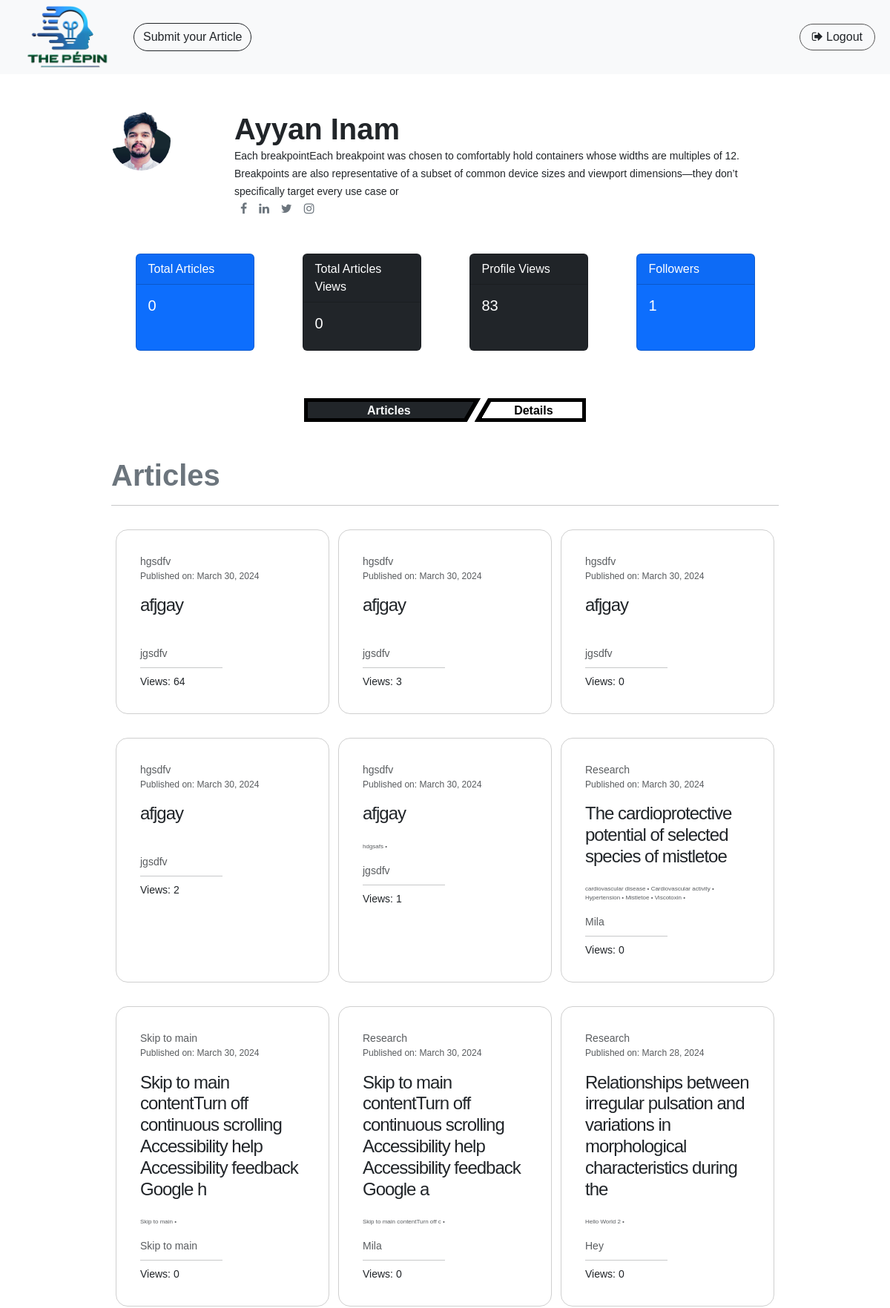
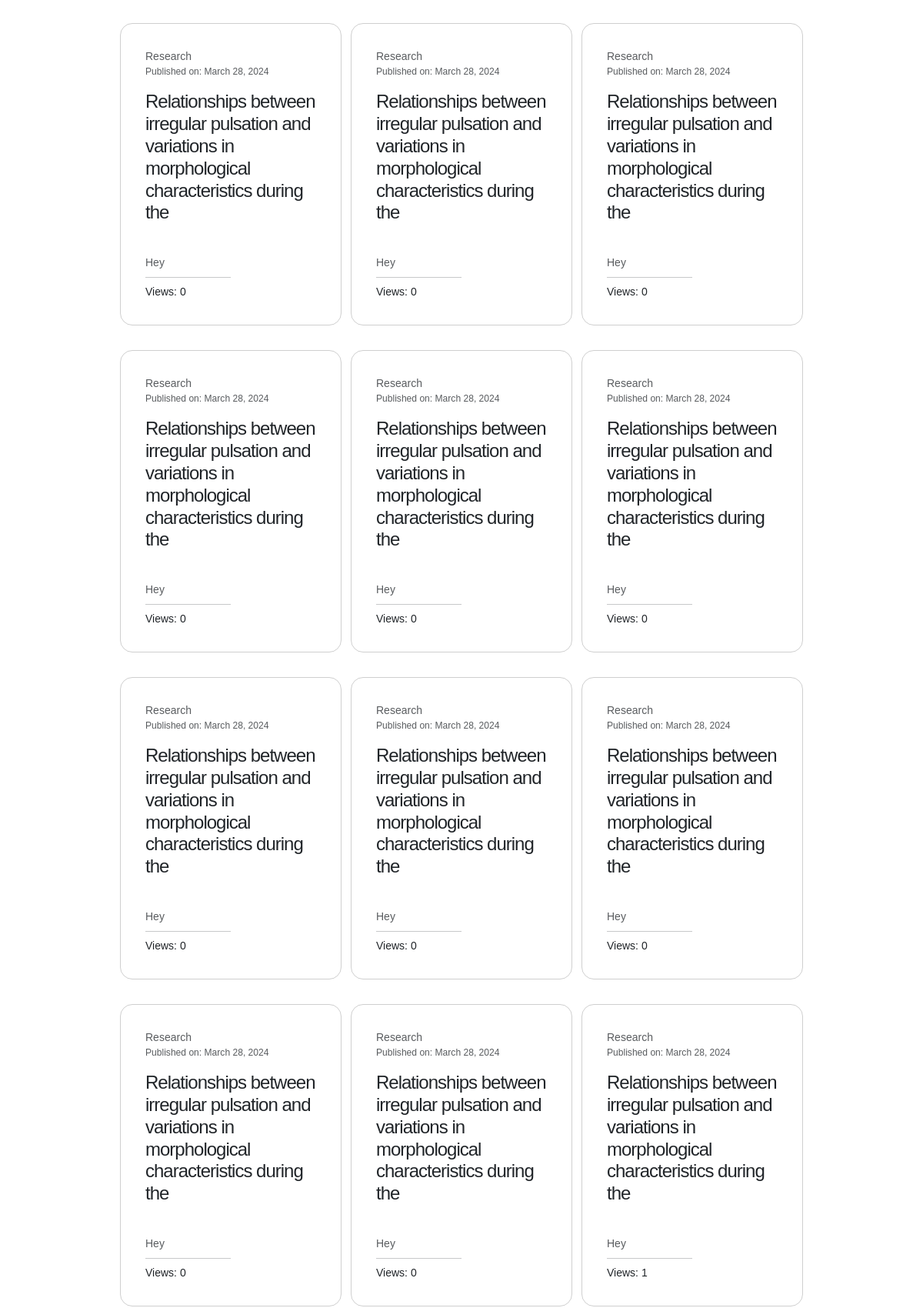
The app's page /profile-view/1 (upper part) with its own data (2 pictures, top to bottom).
### base/models.py (models this page shows, shortened)
class User(AbstractUser):
    USERNAME_FIELD = 'email'
    profile_picture = models.ImageField(upload_to='profile_pictures/', blank=True, null=True, default='profile_pictures/default_pp.png')
    email = models.EmailField(unique=True)
    user_title = models.CharField(max_length=100, blank=True)
    user_bio = models.TextField(blank=True)
    followers = models.ManyToManyField('self', symmetrical=False, related_name='following')
    facebook_link = models.URLField(blank=True)
    twitter_link = models.URLField(blank=True)
    linkedin_link = models.URLField(blank=True)
    instagram_link = models.URLField(blank=True)
    profile_views = models.PositiveIntegerField(default=0)
    total_publications = models.PositiveIntegerField(default=0)
    publication_views = models.PositiveIntegerField(default=0)
    publication_downloads = models.PositiveIntegerField(default=0)
    specialty = models.ManyToManyField('Specialty', related_name='users', blank=True)
    expertise = models.ManyToManyField('Expertise', related_name='users', blank=True)
    education = models.ManyToManyField('Education', related_name='users', blank=True)
    honors_and_awards = models.ManyToManyField('HonorsAndAwards', related_name='users', blank=True)
    affiliations = models.ManyToManyField('Affiliation', related_name='users', blank=True)
    username = None
    REQUIRED_FIELDS = []  # Add any additional required fields here

class Article(models.Model):
    title = models.CharField(max_length=255)
    user = models.ForeignKey('User', on_delete=models.CASCADE, related_name='articleUser', blank=False)
    article_type = models.ForeignKey('ArticleType', on_delete=models.CASCADE, related_name='articlestype', blank=True)
    resources = models.ManyToManyField('Resources', related_name='articles', blank=True)
    description = models.TextField()
    disclaimer = models.TextField(blank=True)
    copyright = models.TextField(blank=True)
    reviewed_by = models.ForeignKey(User, on_delete=models.CASCADE, related_name='reviewed_articles', blank=True, null=True)
    edited_by = models.ForeignKey(User, on_delete=models.CASCADE, related_name='edited_articles', blank=True, null=True)
    received_date = models.DateField(blank=True, null=True, auto_now_add=True)
    accepted_date = models.DateField(blank=True, null=True)
    published_date = models.DateField(blank=True, null=True, auto_now_add=True)
    keywords = models.ManyToManyField('Keyword', related_name='articles', blank=True)
    institution = models.ForeignKey('Institution', related_name='institution_articles', on_delete=models.CASCADE, blank=True)
    views=  models.PositiveIntegerField(null=False, blank=False, default=0)

class ArticleType(models.Model):
    name = models.CharField(max_length=100, unique=True)
    def __str__(self) -> str:
        return self.name

class Institution(models.Model):
    name = models.CharField(max_length=255)
    def __str__(self) -> str:
        return self.name

class Keyword(models.Model):
    name = models.CharField(max_length=100, unique=True)

### base/views.py (the view)
# urls.py: path('profile-view/<int:id>', views.profile_view, name='profile_view'),
def profile_view(request, id):
    try:
        user = User.objects.get(id=id)
        all_articles = Article.objects.filter(user=user).order_by('-published_date')
        if not user == request.user:
            user.profile_views = user.profile_views + 1
        user.save()
    except:
        messages.error(request, "No Profile Found")
        return render(request, 'base/profile_view.html')
    context = {
        'user':user,
        "all_articles":all_articles,
    }
    return render(request, 'base/profile_view.html', context)

### templates/base/profile_view.html (shortened to what this page needs)
{% extends "base/base.html" %}
{% load static %}
{% block content %}
<div class="profile_view w-75 mx-auto">
  <div class="first_profile_encloser my-5 ">
    <div class="profile__details row">
      <div class="col-12 col-sm-2">
      {% if user.profile_picture %}
      <img class="pp" src="{{user.profile_picture.url}}" alt="">
      {% else %}
      <img class="pp" src="{% static 'base/images/default_pp.png' %}" alt="">
      {%endif%}
    </div>
      <div class="col-12 col-sm-10  px-4 name_det">
        {% if user.first_name or user.last_name %}
        <h1 class="fw-bold my-0">{{user.first_name}} {{user.last_name}}</h1>
        {% else %}
        <h1 class="fw-bold my-0">{{user.email}}</h1>
        {% endif%}
        <small class="my-0">{{user.user_title}}</small>
        <div class="icon_pack_social d-flex ">
          <a target="_blank" href="{{user.facebook_link}}"><i class="mx-2 text-secondary fa fa-facebook"></i></a>
          <a target="_blank" href="{{user.linkedin_link}}"><i class="mx-2 text-secondary fa fa-linkedin"></i></a>
          <a target="_blank" href="{{user.twitter_link}}"><i class="mx-2 text-secondary fa fa-twitter"></i></a>
          <a target="_blank" href="{{user.instagram_link}}"><i class="mx-2 text-secondary fa fa-instagram"></i></a>
        </div>
      </div>
    </div>
    <div class="profile__stats my-5 d-flex flex-wrap flex-row justify-content-around">
      <div class="card text-bg-primary mb-3 mx-2" style="min-width: 10rem; max-width:10rem;">
        <div class="card-header">Total Articles</div>
        <div class="card-body">
          <h5 class="card-title">{{user.total_publications}}</h5>
        </div>
      </div>
      <div class="card text-bg-dark mb-3 mx-2" style="min-width: 10rem; max-width:10rem;">
        <div class="card-header">Total Articles Views</div>
        <div class="card-body">
          <h5 class="card-title">{{user.publication_views}}</h5>
        </div>
      </div>
      <div class="card text-bg-dark mb-3 mx-2" style="min-width: 10rem; max-width:10rem;">
        <div class="card-header">Profile Views</div>
        <div class="card-body">
          <h5 class="card-title">{{user.profile_views}}</h5>
        </div>
      </div>
      <div class="card text-bg-primary mb-3 mx-2" style="min-width: 10rem; max-width:10rem;">
        <div class="card-header">Followers</div>
        <div class="card-body">
          <h5 class="card-title">{{user.followers.all | length}}</h5>
        </div>
      </div>
    </div>
  </div>
  <div class="button__collection dj__shifter__buttons">
    <button class="bg-dark text-light" id="article__btn">Articles</button>
    <button class=" " id="detail__btn">Details</button>
  </div>
  <div id="all_articles" class="all_articles my-5">
    <h1 class="fw-bold text-secondary">Articles</h1>
    <hr>
    <div class="all_closer my-3 d-flex flex-wrap justify-content-around">
      {% for article in all_articles %}
      <a class="article_card text-dark no_underline" href="{% url 'article_view' article.id %}">
        <small class="my-0 text-muted">{{article.article_type}}</small>
        <small class="text-muted published_date_of_article">Published on: {{article.published_date}}</small>
        <span class="h4 art__headline">{{article.title | slice:"0:100" }}</span>
        <small class="article_keywords text-muted">
          {% for keyword in article.keywords.all|slice:":6" %}
          {{ keyword.name }} •
          {% endfor %}
        </small>
        <small class="my-0 text-muted">{{article.institution}}</small>
        <hr class="my-2 w-50">
        <small class="my-0">Views: {{article.views}}</small>
      </a>
      {% endfor %}
    </div>
  </div>
</div>
{% endblock content %}

### static/base/css/style.css (style rules this page uses)
:root { --grey-color: rgb(85, 85, 85); --lgrey-color:rgb(230, 230, 230); --green-color: #00ab50; --light-blue-color: rgb(48, 205, 253); --dark-blue-color: #3578E4; }
body { font-family: "Dosis", sans-serif !important; font-optical-sizing: auto; font-weight: normal; font-style: normal; box-sizing: border-box; }
.no_underline { text-decoration: none; }
.article_card { display: flex; flex-direction: column; justify-content: flex-start; max-width: 18rem; }
.article_card>* { margin: 1rem 0; }
.article_card .article_keywords { font-size: 0.5rem; }
.article_card { cursor: pointer; border: 1px solid rgb(207, 207, 207); border-radius: 1rem; padding: 2rem 2rem; margin: 1rem 0; width: 18rem; }
.article_card .published_date_of_article { margin-bottom: 1rem; margin-top:0; font-size: 0.756rem; }
.article_card .art__headline { letter-spacing:-1px; }
.first_profile_encloser .pp { width: 5rem; height: 5rem; border-radius: 100rem; }
.dj__shifter__buttons { justify-content: center; align-items: center; display: flex; margin: 0 auto; flex-wrap: wrap; max-width: 100%; width: 380px; gap: 10px; --b: 5px; --h: 2em; }
.dj__shifter__buttons button { --_c: rgb(0, 0, 0); flex: calc(1.25 + var(--_s,0)); min-width: 0; font-size: 1rem; font-weight: bold; height: var(--h); cursor: pointer; color: var(--_c); border: var(--b) solid var(--_c); background: conic-gradient(at calc(100% - 1.3*var(--b)) 0,var(--_c) 209deg, #0000 211deg) border-box; clip-path: polygon(0 0,100% 0,calc(100% - 0.577*var(--h)) 100%,0 100%); padding: 0 calc(0.288*var(--h)) 0 0; margin: 0 calc(-0.288*var(--h)) 0 0; box-sizing: border-box; transition: flex .4s; }
.dj__shifter__buttons button + button { --_c: rgb(0, 0, 0); flex: calc(.75 + var(--_s,0)); background: conic-gradient(from -90deg at calc(1.3*var(--b)) 100%,var(--_c) 119deg, #0000 121deg) border-box; clip-path: polygon(calc(0.577*var(--h)) 0,100% 0,100% 100%,0 100%); margin: 0 0 0 calc(-0.288*var(--h)); padding: 0 0 0 calc(0.288*var(--h)); }

### records on screen
User: profile_picture (picture), first_name "Ayyan", last_name "Inam", user_title "Each breakpointEach breakpoint was chosen to comfortably hold containers whose widths are multiples of 12. Breakpoints are also representative of a subset of common device sizes and viewport dimensions—they don’t specifically target every use case or", total_publications "0", publication_views "0", profile_views "83", followers.all|length "1"
Article: article_type "hgsdfv", published_date "March 30, 2024", title "afjgay", institution "jgsdfv", views "64"
Article: article_type "hgsdfv", published_date "March 30, 2024", title "afjgay", institution "jgsdfv", views "3"
Article: article_type "hgsdfv", published_date "March 30, 2024", title "afjgay", institution "jgsdfv", views "0"
Article: article_type "hgsdfv", published_date "March 30, 2024", title "afjgay", institution "jgsdfv", views "2"
Article: article_type "hgsdfv", published_date "March 30, 2024", title "afjgay", institution "jgsdfv", views "1"
Keyword: name "hdgsafs"
Article: article_type "Research", published_date "March 30, 2024", title "The cardioprotective potential of selected species of mistletoe", institution "Mila", views "0"
Keyword: name "cardiovascular disease"
Keyword: name "Cardiovascular activity"
Keyword: name "Hypertension"
Keyword: name "Mistletoe"
Keyword: name "Viscotoxin"
Article: article_type "Skip to main", published_date "March 30, 2024", title "Skip to main contentTurn off continuous scrolling Accessibility help Accessibility feedback Google h", institution "Skip to main", views "0"
Keyword: name "Skip to main"
Article: article_type "Research", published_date "March 30, 2024", title "Skip to main contentTurn off continuous scrolling Accessibility help Accessibility feedback Google a", institution "Mila", views "0"
Keyword: name "Skip to main contentTurn off c"
Article: article_type "Research", published_date "March 28, 2024", title "Relationships between irregular pulsation and variations in morphological characteristics during the", institution "Hey", views "0"
Keyword: name "Hello World 2"
Article: article_type "Research", published_date "March 28, 2024", title "Relationships between irregular pulsation and variations in morphological characteristics during the", institution "Hey", views "0"
Article: article_type "Research", published_date "March 28, 2024", title "Relationships between irregular pulsation and variations in morphological characteristics during the", institution "Hey", views "0"
Article: article_type "Research", published_date "March 28, 2024", title "Relationships between irregular pulsation and variations in morphological characteristics during the", institution "Hey", views "0"
Article: article_type "Research", published_date "March 28, 2024", title "Relationships between irregular pulsation and variations in morphological characteristics during the", institution "Hey", views "0"
Article: article_type "Research", published_date "March 28, 2024", title "Relationships between irregular pulsation and variations in morphological characteristics during the", institution "Hey", views "0"
Article: article_type "Research", published_date "March 28, 2024", title "Relationships between irregular pulsation and variations in morphological characteristics during the", institution "Hey", views "0"
Article: article_type "Research", published_date "March 28, 2024", title "Relationships between irregular pulsation and variations in morphological characteristics during the", institution "Hey", views "0"
Article: article_type "Research", published_date "March 28, 2024", title "Relationships between irregular pulsation and variations in morphological characteristics during the", institution "Hey", views "0"
Article: article_type "Research", published_date "March 28, 2024", title "Relationships between irregular pulsation and variations in morphological characteristics during the", institution "Hey", views "0"
Article: article_type "Research", published_date "March 28, 2024", title "Relationships between irregular pulsation and variations in morphological characteristics during the", institution "Hey", views "0"
Article: article_type "Research", published_date "March 28, 2024", title "Relationships between irregular pulsation and variations in morphological characteristics during the", institution "Hey", views "0"
Article: article_type "Research", published_date "March 28, 2024", title "Relationships between irregular pulsation and variations in morphological characteristics during the", institution "Hey", views "1"
